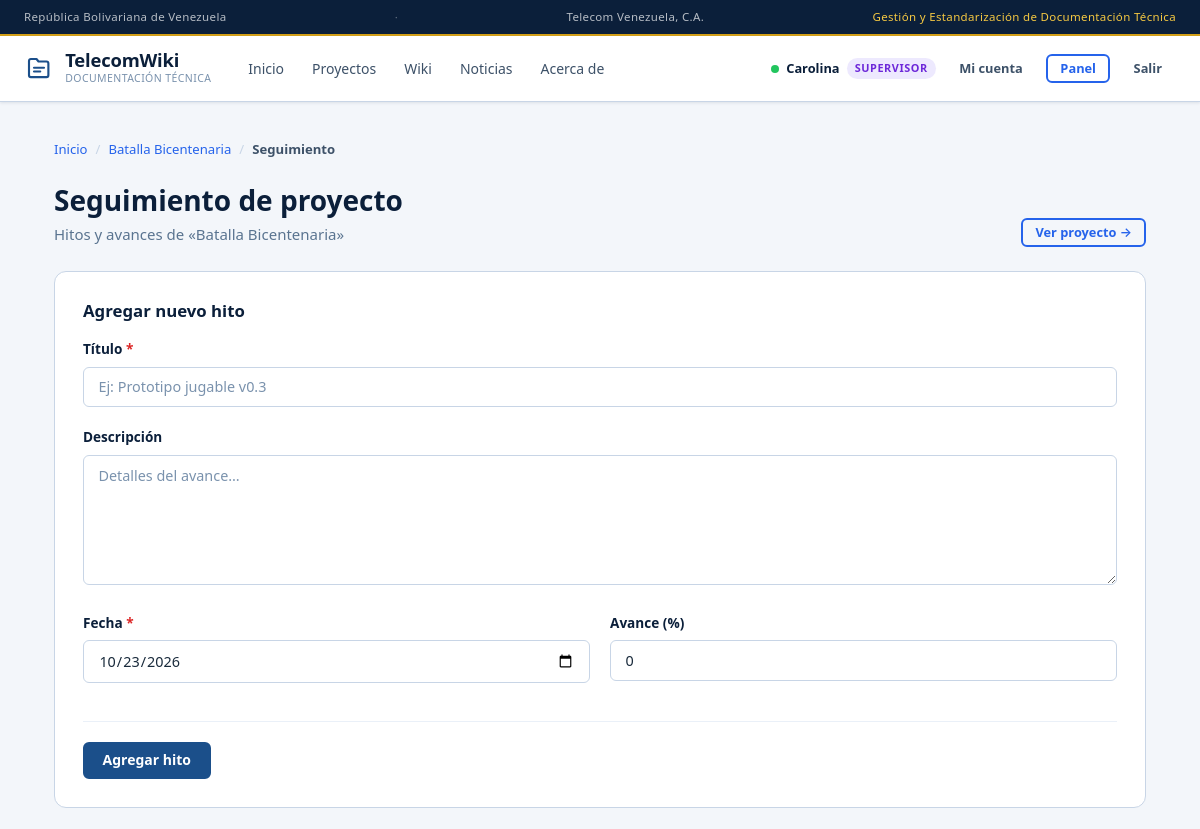
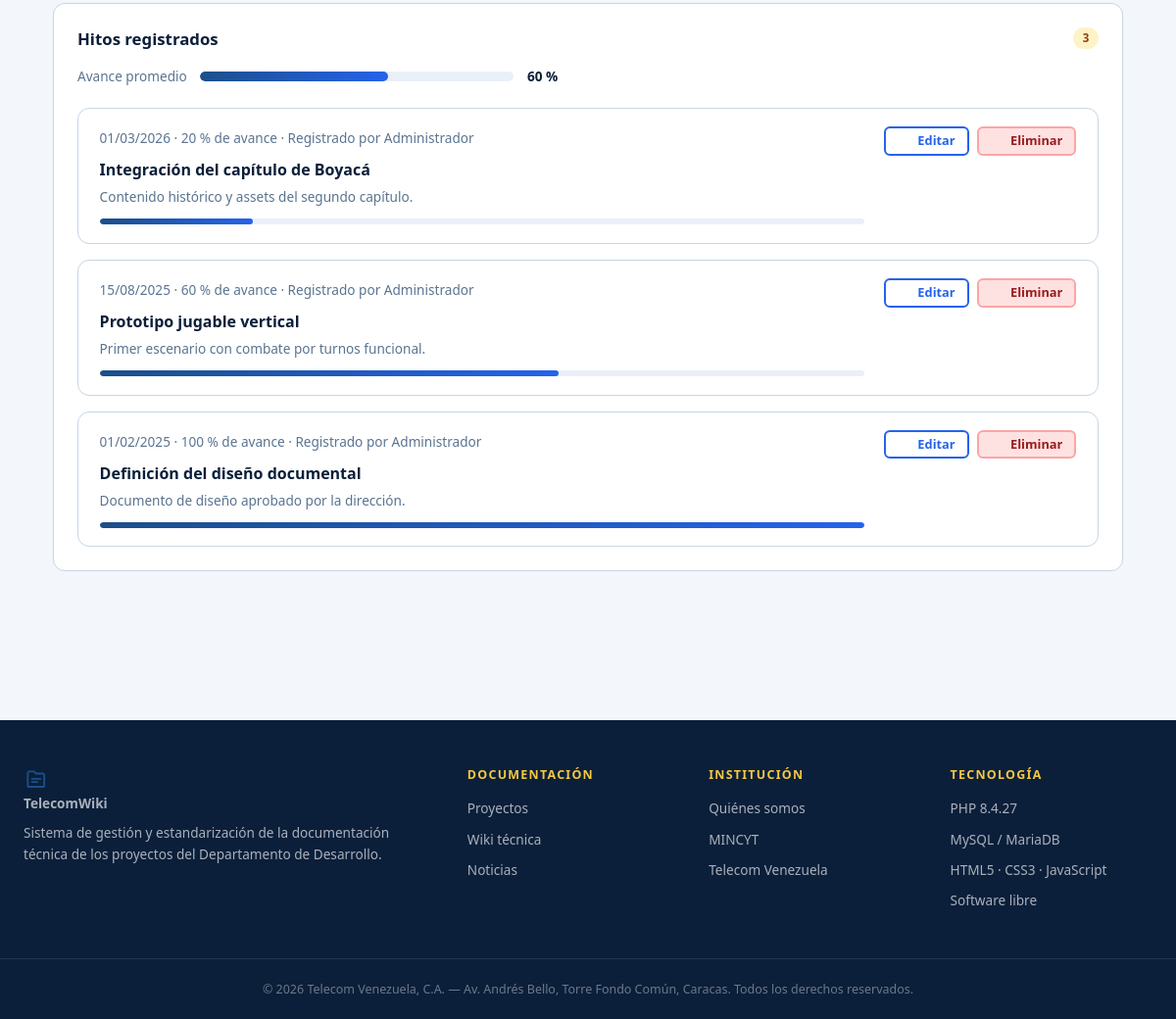
Screenshot of /frontend/admin/hito_form.php?proyecto_id=1 (signed in) with the database file from the repository (2 pictures, top to bottom).
### tables this page shows
CREATE TABLE `usuarios` (
    `id`            INT UNSIGNED NOT NULL AUTO_INCREMENT,
    `nombre`        VARCHAR(100)  NOT NULL,
    `apellido`      VARCHAR(100)  NOT NULL,
    `usuario`       VARCHAR(50)   NOT NULL,
    `email`         VARCHAR(150)  NOT NULL,
    `password`      VARCHAR(255)  NOT NULL,
    `rol`           ENUM('lector','editor','supervisor','admin') NOT NULL DEFAULT 'lector',
    `activo`        TINYINT(1)    NOT NULL DEFAULT 1,
    `ultimo_acceso` DATETIME      NULL DEFAULT NULL,
    `creado_en`     DATETIME      NOT NULL DEFAULT CURRENT_TIMESTAMP,
    PRIMARY KEY (`id`),
    UNIQUE KEY `uq_usuarios_usuario` (`usuario`),
    UNIQUE KEY `uq_usuarios_email`   (`email`),
    KEY `idx_usuarios_rol_activo` (`rol`,`activo`)
);

CREATE TABLE `proyectos` (
    `id`                  INT UNSIGNED NOT NULL AUTO_INCREMENT,
    `titulo`              VARCHAR(200)  NOT NULL,
    `slug`                VARCHAR(220)  NOT NULL,
    `categoria_id`        INT UNSIGNED  NOT NULL,
    `descripcion_corta`   VARCHAR(500)  NULL,
    `descripcion`         LONGTEXT      NULL,
    `tecnologias`         VARCHAR(300)  NULL,
    `version_actual`      VARCHAR(20)   NULL,
    `estado`              ENUM('activo','en_desarrollo','pausado','archivado') NOT NULL DEFAULT 'en_desarrollo',
    `responsable_id`      INT UNSIGNED  NULL,
    `fecha_inicio`        DATE          NULL,
    `fecha_actualizacion` DATETIME      NOT NULL DEFAULT CURRENT_TIMESTAMP ON UPDATE CURRENT_TIMESTAMP,
    `creado_en`           DATETIME      NOT NULL DEFAULT CURRENT_TIMESTAMP,
    PRIMARY KEY (`id`),
    UNIQUE KEY `uq_proyectos_slug` (`slug`),
    KEY `idx_proyectos_categoria` (`categoria_id`),
    KEY `idx_proyectos_estado` (`estado`,`creado_en`),
    KEY `idx_proyectos_responsable` (`responsable_id`),
    CONSTRAINT `fk_proyectos_categoria`   FOREIGN KEY (`categoria_id`)   REFERENCES `categorias`(`id`)     ON DELETE RESTRICT,
    CONSTRAINT `fk_proyectos_responsable` FOREIGN KEY (`responsable_id`) REFERENCES `usuarios`(`id`)      ON DELETE SET NULL
);

CREATE TABLE `hitos` (
    `id`                INT UNSIGNED NOT NULL AUTO_INCREMENT,
    `proyecto_id`       INT UNSIGNED  NOT NULL,
    `titulo`            VARCHAR(200)  NOT NULL,
    `descripcion`       TEXT          NULL,
    `porcentaje_avance` TINYINT UNSIGNED NOT NULL DEFAULT 0,
    `fecha`             DATE          NOT NULL,
    `creado_por`        INT UNSIGNED  NULL,
    `creado_en`         DATETIME      NOT NULL DEFAULT CURRENT_TIMESTAMP,
    PRIMARY KEY (`id`),
    KEY `idx_hitos_proyecto_fecha` (`proyecto_id`,`fecha`),
    CONSTRAINT `fk_hitos_proyecto` FOREIGN KEY (`proyecto_id`) REFERENCES `proyectos`(`id`) ON DELETE CASCADE,
    CONSTRAINT `fk_hitos_autor`    FOREIGN KEY (`creado_por`)  REFERENCES `usuarios`(`id`)  ON DELETE SET NULL
);

### frontend/admin/hito_form.php (the view, shortened to what the rows shown need)
<?php
requierePermiso('hito.gestionar');
$proyectoId = entero($_GET['proyecto_id'] ?? $_POST['proyecto_id'] ?? '', 0);
$proyecto   = dbUnica('SELECT id, titulo, slug FROM proyectos WHERE id = ? LIMIT 1', [$proyectoId]);
$editar = null;
$st = getDB()->prepare(
    'SELECT h.id, h.titulo, h.descripcion, h.porcentaje_avance, h.fecha,
            h.creado_en, u.nombre AS creador
       FROM hitos h
  LEFT JOIN usuarios u ON u.id = h.creado_por
      WHERE h.proyecto_id = ?
   ORDER BY h.fecha DESC'
);
$st->execute([$proyectoId]);
$hitos = $st->fetchAll();
$cssExtra  = 'admin.css';
abrirPagina();
?>
<div class="container container--panel">
    <div class="seccion-cabecera">
        <div>
            <h1>Seguimiento de proyecto</h1>
            <p class="muted">Hitos y avances de «<?= e($proyecto['titulo']) ?>»</p>
        </div>
    </div>
    <div class="panel panel--form">
        <header class="panel__cabecera">
            <h2 class="panel__titulo"><?= $editar ? 'Editar hito' : 'Agregar nuevo hito' ?></h2>
        </header>
    </div>
    <section class="panel">
        <header class="panel__cabecera">
            <h2 class="panel__titulo">Hitos registrados</h2>
        </header>
        <?php if (!$hitos): ?>
            <p class="vacio">Todavía no hay hitos registrados para este proyecto.</p>
        <?php else: ?>
            <ul class="lista-hitos">
                <?php foreach ($hitos as $h): ?>
                <li class="tarjeta-hito">
                    <div class="tarjeta-hito__info">
                        <p class="tarjeta-hito__meta">
                            <?= e(fecha($h['fecha'], 'd/m/Y')) ?>
                            · <?= (int) $h['porcentaje_avance'] ?> % de avance
                            <?php if ($h['creador']): ?>
                                · Registrado por <?= e($h['creador']) ?>
                            <?php endif; ?>
                        </p>
                        <h3><?= e($h['titulo']) ?></h3>
                        <?php if ($h['descripcion']): ?>
                            <p><?= e($h['descripcion']) ?></p>
                        <?php endif; ?>
                        <div class="progress progress--sm" role="progressbar"
                             aria-valuenow="<?= (int) $h['porcentaje_avance'] ?>"
                             aria-valuemin="0" aria-valuemax="100"
                             aria-label="Avance de <?= e($h['titulo']) ?>">
                            <div class="progress__bar progress__bar--p<?= floor((int) $h['porcentaje_avance'] / 5) * 5 ?>"></div>
                        </div>
                    </div>
                    <div class="tarjeta-hito__acciones">
                        <a class="btn btn-sm btn-outline"
                           href="<?= e(url('admin/hito_form.php?proyecto_id=' . $proyectoId . '&id=' . (int) $h['id'])) ?>">
                            <?= icono('edit', 14) ?> Editar
                        </a>
                        <form method="post"
                              action="<?= e(url('admin/hito_form.php?proyecto_id=' . $proyectoId)) ?>"
                              data-confirm-submit="¿Eliminar este hito? No se puede deshacer.">
                            <button class="btn btn-sm btn-danger" type="submit">
                                <?= icono('trash', 14) ?> Eliminar
                            </button>
                        </form>
                    </div>
                </li>
                <?php endforeach; ?>
            </ul>
        <?php endif; ?>
    </section>
</div>

### frontend/partials/header.php (shortened to what the rows shown need)
<?php
require_once dirname(__DIR__, 2) . '/backend/lib/bootstrap.php';
$usuario    = currentUser();
$cssExtra   = $cssExtra ?? '';
?>
<!DOCTYPE html>
<html lang="es">
<head>
    <link rel="stylesheet" href="<?= e(url('css/base.css')) ?>">
    <link rel="stylesheet" href="<?= e(url('css/layout.css')) ?>">
    <link rel="stylesheet" href="<?= e(url('css/components.css')) ?>">
    <link rel="stylesheet" href="<?= e(url('css/pages.css')) ?>">
<?php if ($cssExtra !== ''): ?>
    <link rel="stylesheet" href="<?= e(url('css/' . $cssExtra)) ?>">
<?php endif; ?>
</head>
<body>
<header class="site-header">
    <div class="site-header__inner container">
        <div class="site-header__actions">
<?php if ($usuario === null): ?>
            <a class="btn btn-outline btn-sm" href="<?= e(url('login.php')) ?>">
                <svg width="16" height="16" viewBox="0 0 20 20" fill="currentColor" aria-hidden="true">
                    <path d="M8 4H5a1 1 0 0 0-1 1v10a1 1 0 0 0 1 1h3M12 7l3 3-3 3M15 10H8"/>
                </svg>
                Iniciar sesión
            </a>
<?php else: ?>
            <span class="user-badge">
                <span class="user-dot" aria-hidden="true"></span>
                <span class="user-badge__nombre"><?= e($usuario['nombre']) ?></span>
                <?= badgeRol($usuario['rol']) ?>
            </span>
            <a class="btn btn-ghost btn-sm" href="<?= e(url('cuenta.php')) ?>">
                Mi cuenta
            </a>
            <?php if (puede('panel.acceder')): ?>
                <a class="btn btn-outline btn-sm" href="<?= e(url('admin/index.php')) ?>">Panel</a>
            <?php endif; ?>
            <form class="form-salir" method="post" action="<?= e(url('logout.php')) ?>">
                <button class="btn btn-ghost btn-sm" type="submit">Salir</button>
            </form>
<?php endif; ?>
        </div>
    </div>
</header>
<main id="contenido" class="main-content">

### backend/lib/render.php (shortened to what the rows shown need)
<?php
function badgeRol(string $rol): string {
    return '<span class="role-tag role-' . e($rol) . '">' . e(etiquetaRol($rol)) . '</span>';
}

### backend/lib/helpers.php (shortened to what the rows shown need)
<?php
function e(?string $s): string {
    return htmlspecialchars($s ?? '', ENT_QUOTES | ENT_SUBSTITUTE, 'UTF-8');
}
function url(string $ruta = ''): string {
    return SITE_URL . '/' . ltrim($ruta, '/');
}
function fecha(?string $fecha, string $formato = 'd/m/Y'): string {
    $ts = strtotime($fecha);
    return $ts ? date($formato, $ts) : '—';
}
function etiquetaRol(string $rol): string {
    $mapa = ['lector' => 'Lector', 'editor' => 'Editor',
             'supervisor' => 'Supervisor', 'admin' => 'Administrador'];
    return $mapa[$rol] ?? ucfirst($rol);
}
function icono(string $nombre, int $size = 18): string {
    $d = $paths[$nombre] ?? $paths['folder'];
    return '<svg class="icon" width="' . $size . '" height="' . $size
         . '" viewBox="0 0 20 20" fill="currentColor" aria-hidden="true" focusable="false">'
         . $d . '</svg>';
}

### rows the page displays
usuarios: nombre "Carolina", rol "SUPERVISOR"
proyectos: titulo "Batalla Bicentenaria"
hitos: fecha "01/03/2026", porcentaje_avance "20", creado_por.nombre "Administrador", titulo "Integración del capítulo de Boyacá", descripcion "Contenido histórico y assets del segundo capítulo."
hitos: fecha "15/08/2025", porcentaje_avance "60", creado_por.nombre "Administrador", titulo "Prototipo jugable vertical", descripcion "Primer escenario con combate por turnos funcional."
hitos: fecha "01/02/2025", porcentaje_avance "100", creado_por.nombre "Administrador", titulo "Definición del diseño documental", descripcion "Documento de diseño aprobado por la dirección."

### other values shown
SITE_TAGLINE "Gestión y Estandarización de Documentación Técnica"
SITE_NAME "TelecomWiki"
$texto "Inicio"
$texto "Proyectos"
$texto "Wiki"
$texto "Noticias"
$texto "Acerca de"
$nombre "Inicio"
$nombre "Batalla Bicentenaria"
$nombre "Seguimiento"
$etiqueta "Título Descripción Fecha Avance (%)"
count($hitos) "3"
$avanceGlobal "60"
PHP_VERSION "8.4.27"
